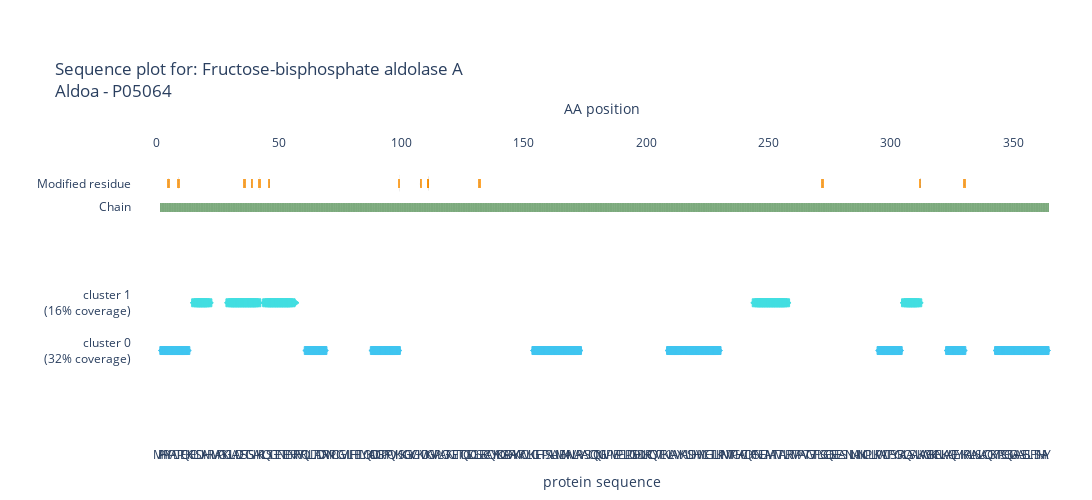

Notebook code for this chart:
### Code cell
import alphaquant.plotting.fcviz as aq_fcviz
import alphaquant.plotting.base_functions as aq_base_functions
import alphaquant.plotting.alphamapviz as aq_alphamapviz
import copy

colorlist_rgb = aq_base_functions.AlphaPeptColorMap().colorlist #define a list of colors for the clusters and use them in both the FC plot and the AlphaMap plot
colorlist_hex = aq_base_functions.AlphaPeptColorMap().colorlist_hex

plotconfig = aq_fcviz.PlotConfig()
plotconfig.rescale_factor_y = 1
plotconfig.colorlist = colorlist_rgb
plotconfig.set_config_to_order_along_protein_sequence(organism="Mouse") #now we order the peptides along the protein sequence

quantification_info = aq_fcviz.CondpairQuantificationInfo(("spleen", "testis"), RESULTS_DIRECTORY, SAMPLEMAP_FILE)

protein_node = protein2node["P05064"]
combined_plotter = aq_fcviz.FCPlotter(protein_node, quantification_info, plotconfig)
amap_visualizer = aq_alphamapviz.AlphaMapVisualizer(condpair_node=condpair_tree, organism="Mouse", trace_colors=colorlist_hex)

amap_visualizer.visualize_protein("P05064")

### Figure 1 — Plotly figure (JSON) as saved in the notebook; plotly's stock layout.template omitted (floating-point values rounded to 4 significant figures; data arrays with more than 128 entries replaced by an {"elided": "..."} marker saying what was removed)
{"data": [{"hovertemplate": "Peptide: %{meta}<br>Protein IDs: %{text}", "marker": {"color": ["#3FC5F0", "#3FC5F0", "#3FC5F0", "#3FC5F0", "#3FC5F0", "#3FC5F0", "#3FC5F0", "#3FC5F0", "#3FC5F0", "#3FC5F0", "#3FC5F0", "#3FC5F0", "#3FC5F0", "#3FC5F0", "#3FC5F0", "#3FC5F0", "#3FC5F0", "#3FC5F0", "#3FC5F0", "#3FC5F0", "#3FC5F0", "#3FC5F0", "#3FC5F0", "#3FC5F0", "#3FC5F0", "#3FC5F0", "#3FC5F0", "#3FC5F0", "#3FC5F0", "#3FC5F0", "#3FC5F0", "#3FC5F0", "#3FC5F0", "#3FC5F0", "#3FC5F0", "#3FC5F0", "#3FC5F0", "#3FC5F0", "#3FC5F0", "#3FC5F0", "#3FC5F0", "#3FC5F0", "#3FC5F0", "#3FC5F0", "#3FC5F0", "#3FC5F0", "#3FC5F0", "#3FC5F0", "#3FC5F0", "#3FC5F0", "#3FC5F0", "#3FC5F0", "#3FC5F0", "#3FC5F0", "#3FC5F0", "#3FC5F0", "#3FC5F0", "#3FC5F0", "#3FC5F0", "#3FC5F0", "#3FC5F0", "#3FC5F0", "#3FC5F0", "#3FC5F0", "#3FC5F0", "#3FC5F0", "#3FC5F0", "#3FC5F0", "#3FC5F0", "#3FC5F0", "#3FC5F0", "#3FC5F0", "#3FC5F0", "#3FC5F0", "#3FC5F0", "#3FC5F0", "#3FC5F0", "#3FC5F0", "#3FC5F0", "#3FC5F0", "#3FC5F0", "#3FC5F0", "#3FC5F0", "#3FC5F0", "#3FC5F0", "#3FC5F0", "#3FC5F0", "#3FC5F0", "#3FC5F0", "#3FC5F0", "#3FC5F0", "#3FC5F0", "#3FC5F0", "#3FC5F0", "#3FC5F0", "#3FC5F0", "#3FC5F0", "#3FC5F0", "#3FC5F0", "#3FC5F0", "#3FC5F0", "#3FC5F0", "#3FC5F0", "#3FC5F0", "#3FC5F0", "#3FC5F0", "#3FC5F0", "#3FC5F0", "#3FC5F0", "#3FC5F0", "#3FC5F0", "#3FC5F0", "#3FC5F0", "#3FC5F0", "#3FC5F0"], "line": {"color": ["#3FC5F0", "#3FC5F0", "#3FC5F0", "#3FC5F0", "#3FC5F0", "#3FC5F0", "#3FC5F0", "#3FC5F0", "#3FC5F0", "#3FC5F0", "#3FC5F0", "#3FC5F0", "#3FC5F0", "#3FC5F0", "#3FC5F0", "#3FC5F0", "#3FC5F0", "#3FC5F0", "#3FC5F0", "#3FC5F0", "#3FC5F0", "#3FC5F0", "#3FC5F0", "#3FC5F0", "#3FC5F0", "#3FC5F0", "#3FC5F0", "#3FC5F0", "#3FC5F0", "#3FC5F0", "#3FC5F0", "#3FC5F0", "#3FC5F0", "#3FC5F0", "#3FC5F0", "#3FC5F0", "#3FC5F0", "#3FC5F0", "#3FC5F0", "#3FC5F0", "#3FC5F0", "#3FC5F0", "#3FC5F0", "#3FC5F0", "#3FC5F0", "#3FC5F0", "#3FC5F0", "#3FC5F0", "#3FC5F0", "#3FC5F0", "#3FC5F0", "#3FC5F0", "#3FC5F0", "#3FC5F0", "#3FC5F0", "#3FC5F0", "#3FC5F0", "#3FC5F0", "#3FC5F0", "#3FC5F0", "#3FC5F0", "#3FC5F0", "#3FC5F0", "#3FC5F0", "#3FC5F0", "#3FC5F0", "#3FC5F0", "#3FC5F0", "#3FC5F0", "#3FC5F0", "#3FC5F0", "#3FC5F0", "#3FC5F0", "#3FC5F0", "#3FC5F0", "#3FC5F0", "#3FC5F0", "#3FC5F0", "#3FC5F0", "#3FC5F0", "#3FC5F0", "#3FC5F0", "#3FC5F0", "#3FC5F0", "#3FC5F0", "#3FC5F0", "#3FC5F0", "#3FC5F0", "#3FC5F0", "#3FC5F0", "#3FC5F0", "#3FC5F0", "#3FC5F0", "#3FC5F0", "#3FC5F0", "#3FC5F0", "#3FC5F0", "#3FC5F0", "#3FC5F0", "#3FC5F0", "#3FC5F0", "#3FC5F0", "#3FC5F0", "#3FC5F0", "#3FC5F0", "#3FC5F0", "#3FC5F0", "#3FC5F0", "#3FC5F0", "#3FC5F0", "#3FC5F0", "#3FC5F0", "#3FC5F0", "#3FC5F0", "#3FC5F0"]}, "opacity": 1, "size": [6, 8, 8, 8, 8, 8, 8, 8, 8, 8, 8, 6, 6, 8, 8, 8, 8, 8, 8, 8, 6, 6, 8, 8, 8, 8, 8, 8, 8, 8, 8, 8, 6, 6, 8, 8, 8, 8, 8, 8, 8, 8, 8, 8, 8, 8, 8, 8, 8, 8, 8, 8, 6, 6, 8, 8, 8, 8, 8, 6, 6, 8, 8, 8, 8, 8, 8, 8, 8, 8, 8, 8, 8, 8, 6, 6, 8, 8, 8, 8, 8, 8, 8, 8, 6, 6, 8, 8, 8, 8, 8, 8, 6, 6, 8, 8, 8, 8, 8, 8, 8, 8, 8, 8, 8, 8, 8, 8, 8, 8, 8, 8, 8, 8, 6], "symbol": [7, 1, 1, 1, 1, 1, 1, 1, 1, 1, 1, 8, 7, 1, 1, 1, 1, 1, 1, 1, 8, 7, 1, 1, 1, 1, 1, 1, 1, 1, 1, 1, 8, 7, 1, 1, 1, 1, 1, 1, 1, 1, 1, 1, 1, 1, 1, 1, 1, 1, 1, 1, 8, 7, 1, 1, 1, 1, 1, 8, 7, 1, 1, 1, 1, 1, 1, 1, 1, 1, 1, 1, 1, 1, 8, 7, 1, 1, 1, 1, 1, 1, 1, 1, 8, 7, 1, 1, 1, 1, 1, 1, 8, 7, 1, 1, 1, 1, 1, 1, 1, 1, 1, 1, 1, 1, 1, 1, 1, 1, 1, 1, 1, 1, 8]}, "meta": ["PHPYPALTPEQK", "PHPYPALTPEQK", "PHPYPALTPEQK", "PHPYPALTPEQK", "PHPYPALTPEQK", "PHPYPALTPEQK", "PHPYPALTPEQK", "PHPYPALTPEQK", "PHPYPALTPEQK", "PHPYPALTPEQK", "PHPYPALTPEQK", "PHPYPALTPEQK", "QLLLTADDR", "QLLLTADDR", "QLLLTADDR", "QLLLTADDR", "QLLLTADDR", "QLLLTADDR", "QLLLTADDR", "QLLLTADDR", "QLLLTADDR", "ADDGRPFPQVIK", "ADDGRPFPQVIK", "ADDGRPFPQVIK", "ADDGRPFPQVIK", "ADDGRPFPQVIK", "ADDGRPFPQVIK", "ADDGRPFPQVIK", "ADDGRPFPQVIK", "ADDGRPFPQVIK", "ADDGRPFPQVIK", "ADDGRPFPQVIK", "ADDGRPFPQVIK", "IGEHTPSALAIMENANVLAR", "IGEHTPSALAIMENANVLAR", "IGEHTPSALAIMENANVLAR", "IGEHTPSALAIMENANVLAR", "IGEHTPSALAIMENANVLAR", "IGEHTPSALAIMENANVLAR", "IGEHTPSALAIMENANVLAR", "IGEHTPSALAIMENANVLAR", "IGEHTPSALAIMENANVLAR", "IGEHTPSALAIMENANVLAR", "IGEHTPSALAIMENANVLAR", "IGEHTPSALAIMENANVLAR", "IGEHTPSALAIMENANVLAR", "IGEHTPSALAIMENANVLAR", "IGEHTPSALAIMENANVLAR", "IGEHTPSALAIMENANVLAR", "IGEHTPSALAIMENANVLAR", "IGEHTPSALAIMENANVLAR", "IGEHTPSALAIMENANVLAR", "IGEHTPSALAIMENANVLAR", "VLAAVYK", "VLAAVYK", "VLAAVYK", "VLAAVYK", "VLAAVYK", "VLAAVYK", "VLAAVYK", "ALSDHHVYLEGTLLK", "ALSDHHVYLEGTLLK", "ALSDHHVYLEGTLLK", "ALSDHHVYLEGTLLK", "ALSDHHVYLEGTLLK", "ALSDHHVYLEGTLLK", "ALSDHHVYLEGTLLK", "ALSDHHVYLEGTLLK", "ALSDHHVYLEGTLLK", "ALSDHHVYLEGTLLK", "ALSDHHVYLEGTLLK", "ALSDHHVYLEGTLLK", "ALSDHHVYLEGTLLK", "ALSDHHVYLEGTLLK", "ALSDHHVYLEGTLLK", "PWALTFSYGR", "PWALTFSYGR", "PWALTFSYGR", "PWALTFSYGR", "PWALTFSYGR", "PWALTFSYGR", "PWALTFSYGR", "PWALTFSYGR", "PWALTFSYGR", "PWALTFSYGR", "AAQEEYIK", "AAQEEYIK", "AAQEEYIK", "AAQEEYIK", "AAQEEYIK", "AAQEEYIK", "AAQEEYIK", "AAQEEYIK", "YTPSGQSGAAASESLFISNHAY", "YTPSGQSGAAASESLFISNHAY", "YTPSGQSGAAASESLFISNHAY", "YTPSGQSGAAASESLFISNHAY", "YTPSGQSGAAASESLFISNHAY", "YTPSGQSGAAASESLFISNHAY", "YTPSGQSGAAASESLFISNHAY", "YTPSGQSGAAASESLFISNHAY", "YTPSGQSGAAASESLFISNHAY", "YTPSGQSGAAASESLFISNHAY", "YTPSGQSGAAASESLFISNHAY", "YTPSGQSGAAASESLFISNHAY", "YTPSGQSGAAASESLFISNHAY", "YTPSGQSGAAASESLFISNHAY", "YTPSGQSGAAASESLFISNHAY", "YTPSGQSGAAASESLFISNHAY", "YTPSGQSGAAASESLFISNHAY", "YTPSGQSGAAASESLFISNHAY", "YTPSGQSGAAASESLFISNHAY", "YTPSGQSGAAASESLFISNHAY", "YTPSGQSGAAASESLFISNHAY", "YTPSGQSGAAASESLFISNHAY"], "mode": "markers", "name": "", "showlegend": false, "text": ["P05064", "P05064", "P05064", "P05064", "P05064", "P05064", "P05064", "P05064", "P05064", "P05064", "P05064", "P05064", "P05064", "P05064", "P05064", "P05064", "P05064", "P05064", "P05064", "P05064", "P05064", "P05064", "P05064", "P05064", "P05064", "P05064", "P05064", "P05064", "P05064", "P05064", "P05064", "P05064", "P05064", "P05064", "P05064", "P05064", "P05064", "P05064", "P05064", "P05064", "P05064", "P05064", "P05064", "P05064", "P05064", "P05064", "P05064", "P05064", "P05064", "P05064", "P05064", "P05064", "P05064", "P05064", "P05064", "P05064", "P05064", "P05064", "P05064", "P05064", "P05064", "P05064", "P05064", "P05064", "P05064", "P05064", "P05064", "P05064", "P05064", "P05064", "P05064", "P05064", "P05064", "P05064", "P05064", "P05064", "P05064", "P05064", "P05064", "P05064", "P05064", "P05064", "P05064", "P05064", "P05064", "P05064", "P05064", "P05064", "P05064", "P05064", "P05064", "P05064", "P05064", "P05064", "P05064", "P05064", "P05064", "P05064", "P05064", "P05064", "P05064", "P05064", "P05064", "P05064", "P05064", "P05064", "P05064", "P05064", "P05064", "P05064", "P05064", "P05064", "P05064", "P05064", "P05064"], "type": "scatter", "x": [2, 3, 4, 5, 6, 7, 8, 9, 10, 11, 12, 13, 61, 62, 63, 64, 65, 66, 67, 68, 69, 88, 89, 90, 91, 92, 93, 94, 95, 96, 97, 98, 99, 154, 155, 156, 157, 158, 159, 160, 161, 162, 163, 164, 165, 166, 167, 168, 169, 170, 171, 172, 173, 209, 210, 211, 212, 213, 214, 215, 216, 217, 218, 219, 220, 221, 222, 223, 224, 225, 226, 227, 228, 229, 230, 295, 296, 297, 298, 299, 300, 301, 302, 303, 304, 323, 324, 325, 326, 327, 328, 329, 330, 343, 344, 345, 346, 347, 348, 349, 350, 351, 352, 353, 354, 355, 356, 357, 358, 359, 360, 361, 362, 363, 364], "xaxis": "x2", "y": {"elided": "364 int values"}}, {"hovertemplate": "PTM: %{text}", "marker": {"color": [], "line": {"color": []}, "opacity": 1, "size": 8, "symbol": []}, "mode": "markers", "name": "", "showlegend": false, "text": [], "type": "scatter", "x": [], "xaxis": "x2", "y": []}, {"name": "", "showlegend": false, "type": "scatter", "xaxis": "x", "y": [null]}, {"hovertemplate": "Peptide: %{meta}<br>Protein IDs: %{text}", "marker": {"color": ["#42DEE1", "#42DEE1", "#42DEE1", "#42DEE1", "#42DEE1", "#42DEE1", "#42DEE1", "#42DEE1", "#42DEE1", "#42DEE1", "#42DEE1", "#42DEE1", "#42DEE1", "#42DEE1", "#42DEE1", "#42DEE1", "#42DEE1", "#42DEE1", "#42DEE1", "#42DEE1", "#42DEE1", "#42DEE1", "#42DEE1", "#42DEE1", "#42DEE1", "#42DEE1", "#42DEE1", "#42DEE1", "#42DEE1", "#42DEE1", "#42DEE1", "#42DEE1", "#42DEE1", "#42DEE1", "#42DEE1", "#42DEE1", "#42DEE1", "#42DEE1", "#42DEE1", "#42DEE1", "#42DEE1", "#42DEE1", "#42DEE1", "#42DEE1", "#42DEE1", "#42DEE1", "#42DEE1", "#42DEE1", "#42DEE1", "#42DEE1", "#42DEE1", "#42DEE1", "#42DEE1", "#42DEE1", "#42DEE1", "#42DEE1", "#42DEE1", "#42DEE1", "#42DEE1"], "line": {"color": ["#42DEE1", "#42DEE1", "#42DEE1", "#42DEE1", "#42DEE1", "#42DEE1", "#42DEE1", "#42DEE1", "#42DEE1", "#42DEE1", "#42DEE1", "#42DEE1", "#42DEE1", "#42DEE1", "#42DEE1", "#42DEE1", "#42DEE1", "#42DEE1", "#42DEE1", "#42DEE1", "#42DEE1", "#42DEE1", "#42DEE1", "#42DEE1", "#42DEE1", "#42DEE1", "#42DEE1", "#42DEE1", "#42DEE1", "#42DEE1", "#42DEE1", "#42DEE1", "#42DEE1", "#42DEE1", "#42DEE1", "#42DEE1", "#42DEE1", "#42DEE1", "#42DEE1", "#42DEE1", "#42DEE1", "#42DEE1", "#42DEE1", "#42DEE1", "#42DEE1", "#42DEE1", "#42DEE1", "#42DEE1", "#42DEE1", "#42DEE1", "#42DEE1", "#42DEE1", "#42DEE1", "#42DEE1", "#42DEE1", "#42DEE1", "#42DEE1", "#42DEE1", "#42DEE1"]}, "opacity": 1, "size": [6, 8, 8, 8, 8, 8, 8, 6, 6, 8, 8, 8, 8, 8, 8, 8, 8, 8, 8, 8, 8, 6, 6, 8, 8, 8, 8, 8, 8, 8, 8, 8, 8, 8, 6, 6, 6, 8, 8, 8, 8, 8, 8, 8, 8, 8, 8, 8, 8, 8, 6, 6, 8, 8, 8, 8, 8, 8, 6], "symbol": [7, 1, 1, 1, 1, 1, 1, 8, 7, 1, 1, 1, 1, 1, 1, 1, 1, 1, 1, 1, 1, 8, 7, 1, 1, 1, 1, 1, 1, 1, 1, 1, 1, 1, 8, 8, 7, 1, 1, 1, 1, 1, 1, 1, 1, 1, 1, 1, 1, 1, 8, 7, 1, 1, 1, 1, 1, 1, 8]}, "meta": ["ELSDIAHR", "ELSDIAHR", "ELSDIAHR", "ELSDIAHR", "ELSDIAHR", "ELSDIAHR", "ELSDIAHR", "ELSDIAHR", "GILAADESTGSIAK", "GILAADESTGSIAK", "GILAADESTGSIAK", "GILAADESTGSIAK", "GILAADESTGSIAK", "GILAADESTGSIAK", "GILAADESTGSIAK", "GILAADESTGSIAK", "GILAADESTGSIAK", "GILAADESTGSIAK", "GILAADESTGSIAK", "GILAADESTGSIAK", "GILAADESTGSIAK", "GILAADESTGSIAK", "LQSIGTENTEENRR; LQSIGTENTEENR", "LQSIGTENTEENRR; LQSIGTENTEENR", "LQSIGTENTEENRR; LQSIGTENTEENR", "LQSIGTENTEENRR; LQSIGTENTEENR", "LQSIGTENTEENRR; LQSIGTENTEENR", "LQSIGTENTEENRR; LQSIGTENTEENR", "LQSIGTENTEENRR; LQSIGTENTEENR", "LQSIGTENTEENRR; LQSIGTENTEENR", "LQSIGTENTEENRR; LQSIGTENTEENR", "LQSIGTENTEENRR; LQSIGTENTEENR", "LQSIGTENTEENRR; LQSIGTENTEENR", "LQSIGTENTEENRR; LQSIGTENTEENR", "LQSIGTENTEENRR; LQSIGTENTEENR", "LQSIGTENTEENRR", "FSNEEIAMATVTALR", "FSNEEIAMATVTALR", "FSNEEIAMATVTALR", "FSNEEIAMATVTALR", "FSNEEIAMATVTALR", "FSNEEIAMATVTALR", "FSNEEIAMATVTALR", "FSNEEIAMATVTALR", "FSNEEIAMATVTALR", "FSNEEIAMATVTALR", "FSNEEIAMATVTALR", "FSNEEIAMATVTALR", "FSNEEIAMATVTALR", "FSNEEIAMATVTALR", "FSNEEIAMATVTALR", "ALQASALK", "ALQASALK", "ALQASALK", "ALQASALK", "ALQASALK", "ALQASALK", "ALQASALK", "ALQASALK"], "mode": "markers", "name": "", "showlegend": false, "text": ["P05064", "P05064", "P05064", "P05064", "P05064", "P05064", "P05064", "P05064", "P05064", "P05064", "P05064", "P05064", "P05064", "P05064", "P05064", "P05064", "P05064", "P05064", "P05064", "P05064", "P05064", "P05064", "P05064", "P05064", "P05064", "P05064", "P05064", "P05064", "P05064", "P05064", "P05064", "P05064", "P05064", "P05064", "P05064", "P05064", "P05064", "P05064", "P05064", "P05064", "P05064", "P05064", "P05064", "P05064", "P05064", "P05064", "P05064", "P05064", "P05064", "P05064", "P05064", "P05064", "P05064", "P05064", "P05064", "P05064", "P05064", "P05064", "P05064"], "type": "scatter", "x": [15, 16, 17, 18, 19, 20, 21, 22, 29, 30, 31, 32, 33, 34, 35, 36, 37, 38, 39, 40, 41, 42, 44, 45, 46, 47, 48, 49, 50, 51, 52, 53, 54, 55, 56, 57, 244, 245, 246, 247, 248, 249, 250, 251, 252, 253, 254, 255, 256, 257, 258, 305, 306, 307, 308, 309, 310, 311, 312], "xaxis": "x2", "y": {"elided": "364 int values"}}, {"hovertemplate": "PTM: %{text}", "marker": {"color": [], "line": {"color": []}, "opacity": 1, "size": 8, "symbol": []}, "mode": "markers", "name": "", "showlegend": false, "text": [], "type": "scatter", "x": [], "xaxis": "x2", "y": []}, {"name": "", "showlegend": false, "type": "scatter", "xaxis": "x", "y": [null]}, {"base": {"elided": "363 float values"}, "hovertemplate": "%{text}", "marker": {"color": "#5C965D", "line": {"width": 0}}, "name": "", "opacity": 0.8, "showlegend": false, "text": {"elided": "363 str values"}, "type": "bar", "x": {"elided": "363 int values"}, "xaxis": "x2", "y": {"elided": "363 float values"}}, {"base": [4.4], "hovertemplate": "%{text}", "marker": {"color": "#ff9100", "line": {"width": 0}}, "name": "", "opacity": 0.8, "showlegend": false, "text": ["Phosphotyrosine"], "type": "bar", "x": [5], "xaxis": "x2", "y": [0.2]}, {"base": [4.4], "hovertemplate": "%{text}", "marker": {"color": "#ff9100", "line": {"width": 0}}, "name": "", "opacity": 0.8, "showlegend": false, "text": ["Phosphothreonine"], "type": "bar", "x": [9], "xaxis": "x2", "y": [0.2]}, {"base": [4.4], "hovertemplate": "%{text}", "marker": {"color": "#ff9100", "line": {"width": 0}}, "name": "", "opacity": 0.8, "showlegend": false, "text": ["Phosphoserine"], "type": "bar", "x": [36], "xaxis": "x2", "y": [0.2]}, {"base": [4.4], "hovertemplate": "%{text}", "marker": {"color": "#ff9100", "line": {"width": 0}}, "name": "", "opacity": 0.8, "showlegend": false, "text": ["Phosphoserine"], "type": "bar", "x": [39], "xaxis": "x2", "y": [0.2]}, {"base": [4.4], "hovertemplate": "%{text}", "marker": {"color": "#ff9100", "line": {"width": 0}}, "name": "", "opacity": 0.8, "showlegend": false, "text": ["N6-acetyllysine; alternate"], "type": "bar", "x": [42], "xaxis": "x2", "y": [0.2]}, {"base": [4.4], "hovertemplate": "%{text}", "marker": {"color": "#ff9100", "line": {"width": 0}}, "name": "", "opacity": 0.8, "showlegend": false, "text": ["Phosphoserine"], "type": "bar", "x": [46], "xaxis": "x2", "y": [0.2]}, {"base": [4.4], "hovertemplate": "%{text}", "marker": {"color": "#ff9100", "line": {"width": 0}}, "name": "", "opacity": 0.8, "showlegend": false, "text": ["N6-(2-hydroxyisobutyryl)lysine"], "type": "bar", "x": [99], "xaxis": "x2", "y": [0.2]}, {"base": [4.4], "hovertemplate": "%{text}", "marker": {"color": "#ff9100", "line": {"width": 0}}, "name": "", "opacity": 0.8, "showlegend": false, "text": ["N6-acetyllysine"], "type": "bar", "x": [108], "xaxis": "x2", "y": [0.2]}, {"base": [4.4], "hovertemplate": "%{text}", "marker": {"color": "#ff9100", "line": {"width": 0}}, "name": "", "opacity": 0.8, "showlegend": false, "text": ["N6-acetyllysine; alternate"], "type": "bar", "x": [111], "xaxis": "x2", "y": [0.2]}, {"base": [4.4], "hovertemplate": "%{text}", "marker": {"color": "#ff9100", "line": {"width": 0}}, "name": "", "opacity": 0.8, "showlegend": false, "text": ["N6-malonyllysine; alternate"], "type": "bar", "x": [111], "xaxis": "x2", "y": [0.2]}, {"base": [4.4], "hovertemplate": "%{text}", "marker": {"color": "#ff9100", "line": {"width": 0}}, "name": "", "opacity": 0.8, "showlegend": false, "text": ["Phosphoserine"], "type": "bar", "x": [132], "xaxis": "x2", "y": [0.2]}, {"base": [4.4], "hovertemplate": "%{text}", "marker": {"color": "#ff9100", "line": {"width": 0}}, "name": "", "opacity": 0.8, "showlegend": false, "text": ["Phosphoserine"], "type": "bar", "x": [272], "xaxis": "x2", "y": [0.2]}, {"base": [4.4], "hovertemplate": "%{text}", "marker": {"color": "#ff9100", "line": {"width": 0}}, "name": "", "opacity": 0.8, "showlegend": false, "text": ["N6-malonyllysine"], "type": "bar", "x": [312], "xaxis": "x2", "y": [0.2]}, {"base": [4.4], "hovertemplate": "%{text}", "marker": {"color": "#ff9100", "line": {"width": 0}}, "name": "", "opacity": 0.8, "showlegend": false, "text": ["N6-acetyllysine"], "type": "bar", "x": [330], "xaxis": "x2", "y": [0.2]}, {"hovertemplate": "<b>%{meta}: %{text}<b>", "marker": {"color": "rgba(135, 206, 250, 0)"}, "meta": {"elided": "364 str values"}, "mode": "markers", "name": "", "showlegend": false, "text": {"elided": "364 str values"}, "type": "scatter", "x": {"elided": "364 int values"}, "xaxis": "x2", "y": {"elided": "364 int values"}}], "layout": {"bargap": 0, "barmode": "stack", "height": 500, "hoverdistance": 1, "hovermode": "x unified", "margin": {"b": 20, "l": 20, "r": 20, "t": 150}, "meta": 32, "plot_bgcolor": "rgba(0,0,0,0)", "title": {"text": "Sequence plot for: Fructose-bisphosphate aldolase A<br>Aldoa - P05064"}, "width": 1500, "xaxis": {"anchor": "y", "matches": "x2", "range": [-10, 374], "showgrid": false, "tickangle": 0, "tickmode": "array", "ticktext": {"elided": "364 str values"}, "tickvals": {"elided": "364 int values"}, "title": {"text": "protein sequence"}, "type": "linear", "zeroline": false}, "xaxis2": {"anchor": "y", "matches": "x", "range": [-10, 374], "showgrid": false, "side": "top", "tickangle": 0, "tickformat": ".d", "tickmode": "auto", "title": {"text": "AA position"}, "type": "linear", "zeroline": false}, "yaxis": {"automargin": true, "range": [-1, 5.2], "showgrid": false, "showticklabels": true, "tickmode": "array", "ticktext": ["cluster 0<br> (32% coverage)", "cluster 1<br> (16% coverage)", "Chain", "Modified residue"], "tickvals": [1, 2, 4, 4.5], "title": {"text": ""}, "zeroline": false}}}
